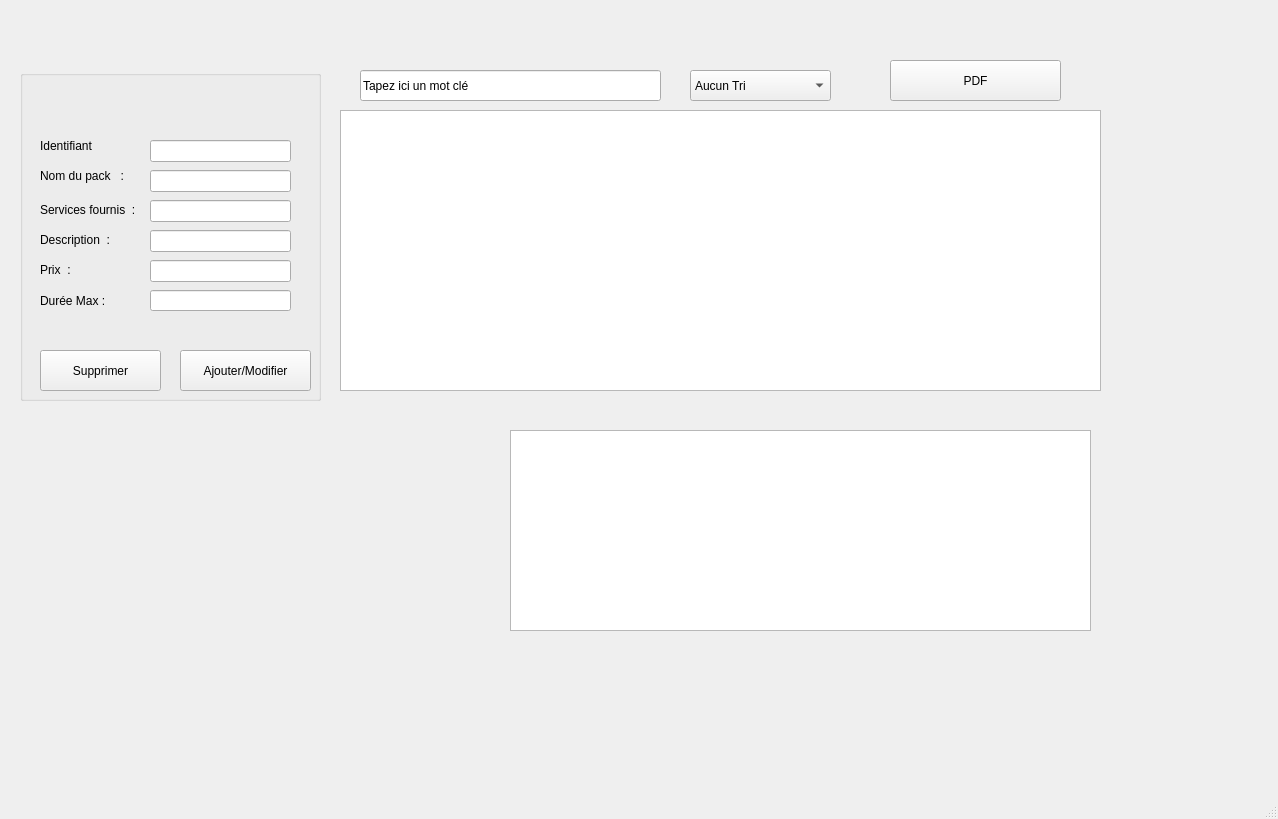
<?xml version="1.0" encoding="UTF-8"?>
<ui version="4.0">
 <class>MainWindow2</class>
 <widget class="QMainWindow" name="MainWindow2">
  <property name="geometry">
   <rect>
    <x>0</x>
    <y>0</y>
    <width>1278</width>
    <height>819</height>
   </rect>
  </property>
  <property name="maximumSize">
   <size>
    <width>2000</width>
    <height>2000</height>
   </size>
  </property>
  <property name="windowTitle">
   <string>Gestino des packs</string>
  </property>
  <widget class="QWidget" name="centralwidget">
   <widget class="QGroupBox" name="groupBox">
    <property name="geometry">
     <rect>
      <x>20</x>
      <y>70</y>
      <width>301</width>
      <height>331</height>
     </rect>
    </property>
    <property name="autoFillBackground">
     <bool>false</bool>
    </property>
    <property name="title">
     <string/>
    </property>
    <widget class="QLabel" name="label">
     <property name="geometry">
      <rect>
       <x>20</x>
       <y>90</y>
       <width>91</width>
       <height>32</height>
      </rect>
     </property>
     <property name="sizePolicy">
      <sizepolicy hsizetype="Minimum" vsizetype="Minimum">
       <horstretch>16</horstretch>
       <verstretch>17</verstretch>
      </sizepolicy>
     </property>
     <property name="minimumSize">
      <size>
       <width>24</width>
       <height>24</height>
      </size>
     </property>
     <property name="text">
      <string>Nom du pack   :</string>
     </property>
     <property name="margin">
      <number>0</number>
     </property>
    </widget>
    <widget class="QLabel" name="label_2">
     <property name="geometry">
      <rect>
       <x>20</x>
       <y>210</y>
       <width>101</width>
       <height>41</height>
      </rect>
     </property>
     <property name="text">
      <string>Durée Max :</string>
     </property>
    </widget>
    <widget class="QLabel" name="label_3">
     <property name="geometry">
      <rect>
       <x>20</x>
       <y>160</y>
       <width>111</width>
       <height>20</height>
      </rect>
     </property>
     <property name="text">
      <string>Description  :</string>
     </property>
    </widget>
    <widget class="QLabel" name="label_4">
     <property name="geometry">
      <rect>
       <x>20</x>
       <y>190</y>
       <width>91</width>
       <height>20</height>
      </rect>
     </property>
     <property name="text">
      <string>Prix  :</string>
     </property>
    </widget>
    <widget class="QLabel" name="label_5">
     <property name="geometry">
      <rect>
       <x>20</x>
       <y>130</y>
       <width>111</width>
       <height>20</height>
      </rect>
     </property>
     <property name="text">
      <string>Services fournis  :</string>
     </property>
    </widget>
    <widget class="QLineEdit" name="lineEdit_nom">
     <property name="geometry">
      <rect>
       <x>130</x>
       <y>100</y>
       <width>141</width>
       <height>22</height>
      </rect>
     </property>
    </widget>
    <widget class="QLineEdit" name="lineEdit_services">
     <property name="geometry">
      <rect>
       <x>130</x>
       <y>130</y>
       <width>141</width>
       <height>22</height>
      </rect>
     </property>
    </widget>
    <widget class="QLineEdit" name="lineEdit_description">
     <property name="geometry">
      <rect>
       <x>130</x>
       <y>160</y>
       <width>141</width>
       <height>22</height>
      </rect>
     </property>
    </widget>
    <widget class="QLineEdit" name="lineEdit_prix">
     <property name="geometry">
      <rect>
       <x>130</x>
       <y>190</y>
       <width>141</width>
       <height>22</height>
      </rect>
     </property>
    </widget>
    <widget class="QLineEdit" name="lineEdit_duree">
     <property name="geometry">
      <rect>
       <x>130</x>
       <y>220</y>
       <width>141</width>
       <height>21</height>
      </rect>
     </property>
    </widget>
    <widget class="QPushButton" name="pushButton_ajouter">
     <property name="geometry">
      <rect>
       <x>160</x>
       <y>280</y>
       <width>131</width>
       <height>41</height>
      </rect>
     </property>
     <property name="text">
      <string>Ajouter/Modifier</string>
     </property>
    </widget>
    <widget class="QPushButton" name="pushButton_supprimer">
     <property name="geometry">
      <rect>
       <x>20</x>
       <y>280</y>
       <width>121</width>
       <height>41</height>
      </rect>
     </property>
     <property name="text">
      <string>Supprimer</string>
     </property>
    </widget>
    <widget class="QLabel" name="label_13">
     <property name="geometry">
      <rect>
       <x>20</x>
       <y>60</y>
       <width>91</width>
       <height>32</height>
      </rect>
     </property>
     <property name="sizePolicy">
      <sizepolicy hsizetype="Minimum" vsizetype="Minimum">
       <horstretch>16</horstretch>
       <verstretch>17</verstretch>
      </sizepolicy>
     </property>
     <property name="minimumSize">
      <size>
       <width>24</width>
       <height>24</height>
      </size>
     </property>
     <property name="text">
      <string>Identifiant</string>
     </property>
     <property name="margin">
      <number>0</number>
     </property>
    </widget>
    <widget class="QLineEdit" name="lineEdit_ID">
     <property name="geometry">
      <rect>
       <x>130</x>
       <y>70</y>
       <width>141</width>
       <height>22</height>
      </rect>
     </property>
    </widget>
   </widget>
   <widget class="QLabel" name="label_6">
    <property name="geometry">
     <rect>
      <x>0</x>
      <y>-70</y>
      <width>1201</width>
      <height>791</height>
     </rect>
    </property>
    <property name="autoFillBackground">
     <bool>true</bool>
    </property>
    <property name="text">
     <string/>
    </property>
   </widget>
   <widget class="QLineEdit" name="lineEdit_search">
    <property name="geometry">
     <rect>
      <x>360</x>
      <y>70</y>
      <width>301</width>
      <height>31</height>
     </rect>
    </property>
    <property name="inputMask">
     <string/>
    </property>
    <property name="text">
     <string>Tapez ici un mot clé</string>
    </property>
    <property name="cursorPosition">
     <number>20</number>
    </property>
   </widget>
   <widget class="QPushButton" name="pushButton_4">
    <property name="geometry">
     <rect>
      <x>890</x>
      <y>60</y>
      <width>171</width>
      <height>41</height>
     </rect>
    </property>
    <property name="text">
     <string>PDF</string>
    </property>
   </widget>
   <widget class="QTableView" name="tableView">
    <property name="geometry">
     <rect>
      <x>340</x>
      <y>110</y>
      <width>761</width>
      <height>281</height>
     </rect>
    </property>
   </widget>
   <widget class="QComboBox" name="comboBox">
    <property name="enabled">
     <bool>true</bool>
    </property>
    <property name="geometry">
     <rect>
      <x>690</x>
      <y>70</y>
      <width>141</width>
      <height>31</height>
     </rect>
    </property>
    <item>
     <property name="text">
      <string>Aucun Tri</string>
     </property>
    </item>
    <item>
     <property name="text">
      <string>Prix</string>
     </property>
    </item>
    <item>
     <property name="text">
      <string>Durée</string>
     </property>
    </item>
   </widget>
   <widget class="QGraphicsView" name="graphicsView">
    <property name="geometry">
     <rect>
      <x>510</x>
      <y>430</y>
      <width>581</width>
      <height>201</height>
     </rect>
    </property>
   </widget>
   <widget class="QLabel" name="label_7">
    <property name="geometry">
     <rect>
      <x>40</x>
      <y>430</y>
      <width>431</width>
      <height>321</height>
     </rect>
    </property>
    <property name="text">
     <string/>
    </property>
   </widget>
   <zorder>label_6</zorder>
   <zorder>groupBox</zorder>
   <zorder>lineEdit_search</zorder>
   <zorder>pushButton_4</zorder>
   <zorder>tableView</zorder>
   <zorder>comboBox</zorder>
   <zorder>graphicsView</zorder>
   <zorder>label_7</zorder>
  </widget>
  <widget class="QMenuBar" name="menubar">
   <property name="geometry">
    <rect>
     <x>0</x>
     <y>0</y>
     <width>1278</width>
     <height>26</height>
    </rect>
   </property>
  </widget>
  <widget class="QStatusBar" name="statusbar"/>
 </widget>
 <resources/>
 <connections/>
</ui>
